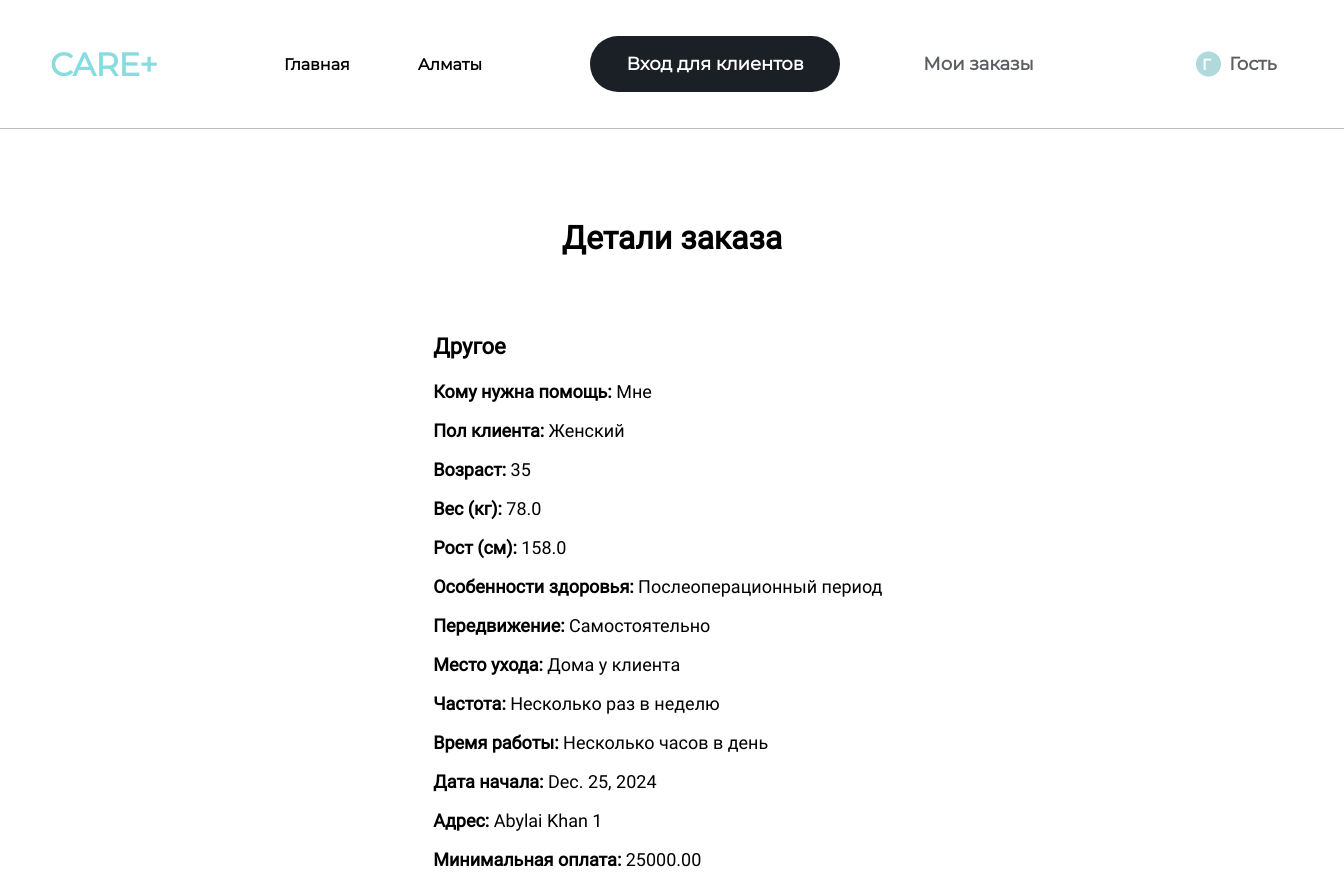
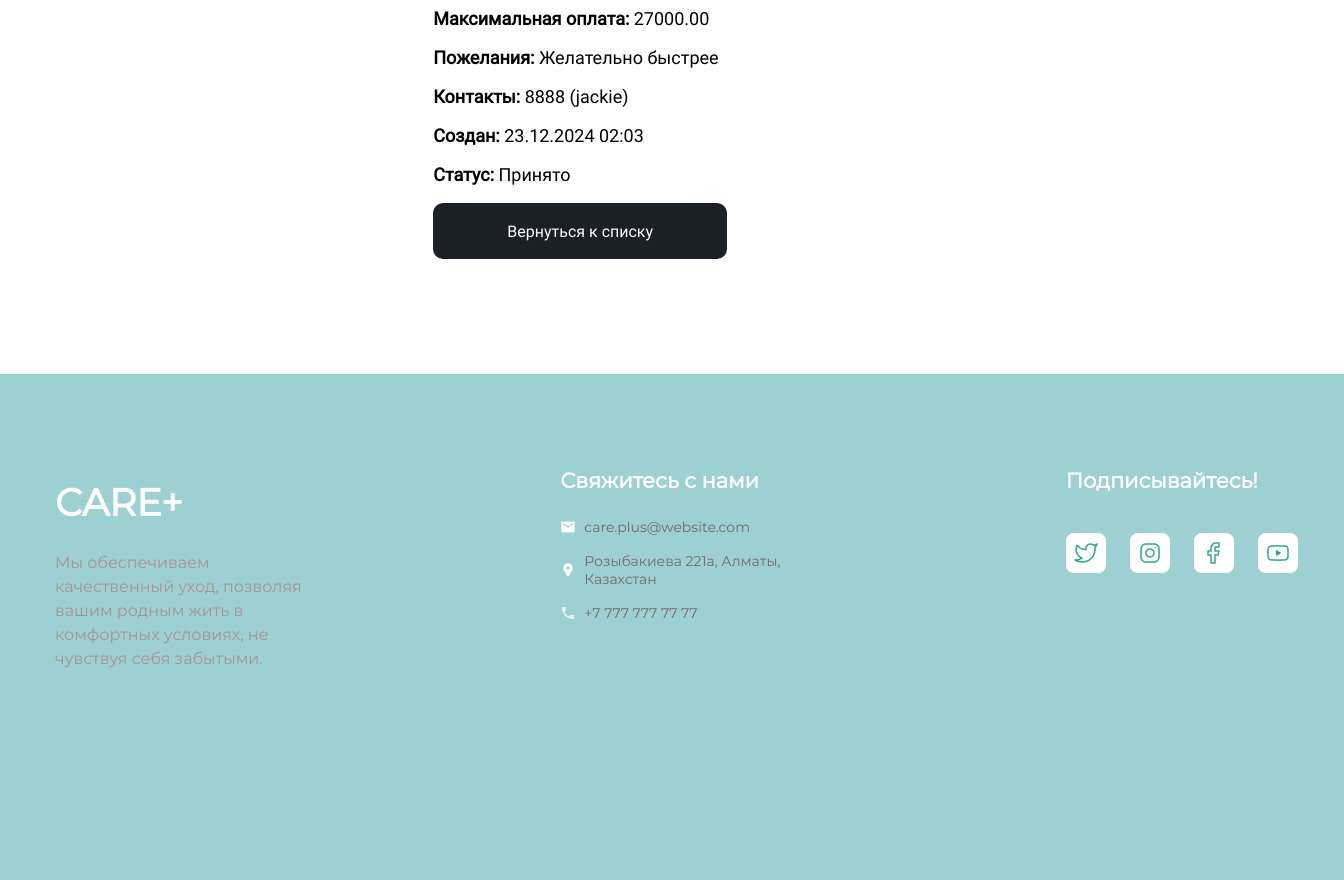
The app's page /order/2/ with its own data (2 pictures, top to bottom).
### care_app/models.py (models this page shows)
class Order(models.Model):
    author = models.ForeignKey(settings.AUTH_USER_MODEL, on_delete=models.CASCADE, related_name='orders', null=True, blank=True)
    task_name = models.CharField(max_length=255, verbose_name="Название задачи")
    help_for = models.CharField(max_length=50, verbose_name="Кому нужна помощь?")
    gender = models.CharField(max_length=10, verbose_name="Пол клиента")
    age = models.PositiveIntegerField(verbose_name="Возраст", null=True, blank=True)
    weight = models.FloatField(verbose_name="Вес (кг)", null=True, blank=True)
    height = models.FloatField(verbose_name="Рост (см)", null=True, blank=True)
    health_issues = models.TextField(verbose_name="Особенности здоровья", blank=True, null=True)
    mobility = models.CharField(max_length=50, verbose_name="Как передвигается?", blank=True)
    care_location = models.CharField(max_length=50, verbose_name="Место ухода", blank=True)
    frequency = models.CharField(max_length=100, verbose_name="Как часто нужна помощь?", blank=True)
    working_hours = models.CharField(max_length=100, verbose_name="Время работы", blank=True)
    start_date = models.DateField(verbose_name="Когда нужна услуга", blank=True, null=True)
    address = models.TextField(verbose_name="Адрес выполнения работы", blank=True)
    payment_min = models.DecimalField(max_digits=10, decimal_places=2, verbose_name="Минимальная оплата", null=True, blank=True)
    payment_max = models.DecimalField(max_digits=10, decimal_places=2, verbose_name="Максимальная оплата", null=True, blank=True)
    additional_notes = models.TextField(verbose_name="Пожелания к заказу", blank=True)
    phone = models.CharField(max_length=20, verbose_name="Номер телефона")
    full_name = models.CharField(max_length=100, verbose_name="Имя и фамилия клиента")
    created_at = models.DateTimeField(auto_now_add=True)
    updated_at = models.DateTimeField(auto_now=True)
    status = models.CharField(
        max_length=40,
        verbose_name="Статус",
        choices=[
            ('В ожидании', 'В ожидании'),
            ('Принято', 'Принято'),
            ('Выполнено', 'Выполнено'),
        ],
        default='В ожидании'
    )

### care_app/views.py (the view)
# urls.py: path('order/<int:order_id>/', views.order_detail, name='order_detail'),
def order_detail(request, order_id):
    order = Order.objects.get(id=order_id)
    action = request.GET.get('action')
    return render(request, 'order_detail.html', {'order': order, 'action': action})

### care_app/templates/order_detail.html (shortened to what this page needs)
{% load static %}
<!DOCTYPE html>
<html lang="en">
<head>
    <link rel="stylesheet" href="{% static 'care_app/header.css' %}">
    <link rel="stylesheet" href="{% static 'care_app/all_orders.css' %}">
</head>
<body>
    {% include 'header.html' %}
    <div class='content'>
        <h1>Детали заказа</h1>
        <div class="order-details">
            <h3>{{ order.task_name }}</h3>
            <p><strong>Кому нужна помощь:</strong> {{ order.help_for }}</p>
            <p><strong>Пол клиента:</strong> {{ order.gender }}</p>
            <p><strong>Возраст:</strong> {{ order.age }}</p>
            <p><strong>Вес (кг):</strong> {{ order.weight }}</p>
            <p><strong>Рост (см):</strong> {{ order.height }}</p>
            <p><strong>Особенности здоровья:</strong> {{ order.health_issues }}</p>
            <p><strong>Передвижение:</strong> {{ order.mobility }}</p>
            <p><strong>Место ухода:</strong> {{ order.care_location }}</p>
            <p><strong>Частота:</strong> {{ order.frequency }}</p>
            <p><strong>Время работы:</strong> {{ order.working_hours }}</p>
            <p><strong>Дата начала:</strong> {{ order.start_date }}</p>
            <p><strong>Адрес:</strong> {{ order.address }}</p>
            <p><strong>Минимальная оплата:</strong> {{ order.payment_min }}</p>
            <p><strong>Максимальная оплата:</strong> {{ order.payment_max }}</p>
            <p><strong>Пожелания:</strong> {{ order.additional_notes }}</p>
            <p><strong>Контакты:</strong> {{ order.phone }} ({{ order.full_name }})</p>
            <p><strong>Создан:</strong> {{ order.created_at|date:"d.m.Y H:i" }}</p>
            <p><strong>Статус:</strong> {{ order.status }}</p>
            <div class='buttons'>
            {%if action == 'my_orders'%}
            <a href="{% url 'my_orders' %}" class="return">Вернуться к списку</a>
            {%else%}
            <a href="{% url 'all_orders' %}" class="return">Вернуться к списку</a>
            {%endif%}
            </div>
        </div>
    </div>
    {% include 'footer.html' %}
</body>

### static/care_app/all_orders.css (style rules this page uses)
body { overflow-x: hidden; width: 100%; margin: 0; }
.content h1 { margin: 40px 80px; }
.content { font-family: Roboto; margin-top: 50px; }
.order-details { padding: 15px; width: 60%; overflow-x: scroll; margin-left: 60px; }
.order-details h3 { font-size: 22px; }
.order-details p { font-size: 18px; }
.return { background-color: rgb(27, 31, 38); display: flex; justify-content: center; align-items: center; height: 56px; width: 294px; border-radius: 10px; text-decoration: none; color: white; }
.buttons { display: flex; gap: 20px; }
@media screen and (max-width: 1440px) { .content { display: flex; flex-direction: column; align-items: center; } }
@media screen and (max-width: 1440px) { .order-details { width: 40%; } }

### records on screen
Order: task_name "Другое", help_for "Мне", gender "Женский", age "35", weight "78.0", height "158.0", health_issues "Послеоперационный период", mobility "Самостоятельно", care_location "Дома у клиента", frequency "Несколько раз в неделю", working_hours "Несколько часов в день", start_date "Dec. 25, 2024", address "Abylai Khan 1", payment_min "25000.00", payment_max "27000.00", additional_notes "Желательно быстрее", phone "8888", full_name "jackie", created_at "23.12.2024 02:03", status "Принято"
